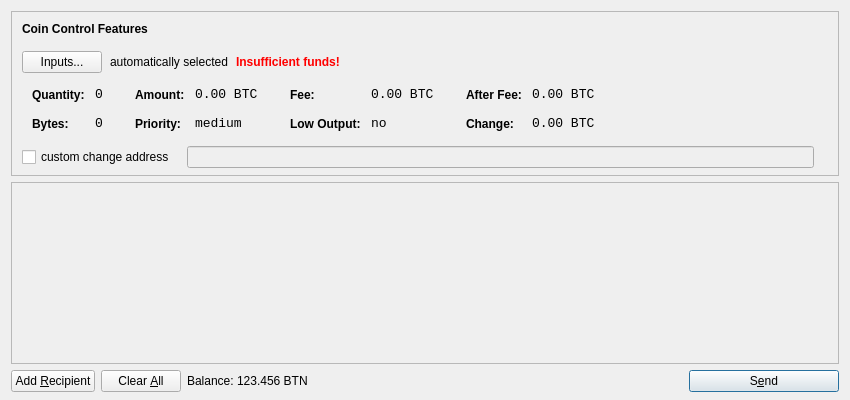
<?xml version="1.0" encoding="UTF-8"?>
<ui version="4.0">
 <class>SendCoinsDialog</class>
 <widget class="QDialog" name="SendCoinsDialog">
  <property name="geometry">
   <rect>
    <x>0</x>
    <y>0</y>
    <width>850</width>
    <height>400</height>
   </rect>
  </property>
  <property name="windowTitle">
   <string>Send Coins</string>
  </property>
  <layout class="QVBoxLayout" name="verticalLayout" stretch="0,1,0">
   <property name="bottomMargin">
    <number>8</number>
   </property>
   <item>
    <widget class="QFrame" name="frameCoinControl">
     <property name="sizePolicy">
      <sizepolicy hsizetype="Expanding" vsizetype="Expanding">
       <horstretch>0</horstretch>
       <verstretch>0</verstretch>
      </sizepolicy>
     </property>
     <property name="maximumSize">
      <size>
       <width>16777215</width>
       <height>16777215</height>
      </size>
     </property>
     <property name="frameShape">
      <enum>QFrame::StyledPanel</enum>
     </property>
     <property name="frameShadow">
      <enum>QFrame::Sunken</enum>
     </property>
     <layout class="QVBoxLayout" name="verticalLayoutCoinControl2">
      <property name="spacing">
       <number>-1</number>
      </property>
      <property name="leftMargin">
       <number>0</number>
      </property>
      <property name="topMargin">
       <number>0</number>
      </property>
      <property name="rightMargin">
       <number>0</number>
      </property>
      <property name="bottomMargin">
       <number>6</number>
      </property>
      <item>
       <layout class="QVBoxLayout" name="verticalLayoutCoinControl" stretch="0,0,0,0,1">
        <property name="spacing">
         <number>0</number>
        </property>
        <property name="leftMargin">
         <number>10</number>
        </property>
        <property name="topMargin">
         <number>10</number>
        </property>
        <item>
         <layout class="QHBoxLayout" name="horizontalLayoutCoinControl1">
          <property name="bottomMargin">
           <number>15</number>
          </property>
          <item>
           <widget class="QLabel" name="labelCoinControlFeatures">
            <property name="sizePolicy">
             <sizepolicy hsizetype="Preferred" vsizetype="Maximum">
              <horstretch>0</horstretch>
              <verstretch>0</verstretch>
             </sizepolicy>
            </property>
            <property name="font">
             <font>
              <weight>75</weight>
              <bold>true</bold>
             </font>
            </property>
            <property name="styleSheet">
             <string notr="true">font-weight:bold;</string>
            </property>
            <property name="text">
             <string>Coin Control Features</string>
            </property>
           </widget>
          </item>
         </layout>
        </item>
        <item>
         <layout class="QHBoxLayout" name="horizontalLayoutCoinControl2" stretch="0,0,0,0">
          <property name="spacing">
           <number>8</number>
          </property>
          <property name="bottomMargin">
           <number>10</number>
          </property>
          <item>
           <widget class="QPushButton" name="pushButtonCoinControl">
            <property name="styleSheet">
             <string notr="true"/>
            </property>
            <property name="text">
             <string>Inputs...</string>
            </property>
           </widget>
          </item>
          <item>
           <widget class="QLabel" name="labelCoinControlAutomaticallySelected">
            <property name="text">
             <string>automatically selected</string>
            </property>
            <property name="margin">
             <number>5</number>
            </property>
           </widget>
          </item>
          <item>
           <widget class="QLabel" name="labelCoinControlInsuffFunds">
            <property name="font">
             <font>
              <weight>75</weight>
              <bold>true</bold>
             </font>
            </property>
            <property name="styleSheet">
             <string notr="true">color:red;font-weight:bold;</string>
            </property>
            <property name="text">
             <string>Insufficient funds!</string>
            </property>
            <property name="margin">
             <number>5</number>
            </property>
           </widget>
          </item>
          <item>
           <spacer name="horizontalSpacerCoinControl">
            <property name="orientation">
             <enum>Qt::Horizontal</enum>
            </property>
            <property name="sizeHint" stdset="0">
             <size>
              <width>40</width>
              <height>1</height>
             </size>
            </property>
           </spacer>
          </item>
         </layout>
        </item>
        <item>
         <widget class="QWidget" name="widgetCoinControl" native="true">
          <property name="sizePolicy">
           <sizepolicy hsizetype="Preferred" vsizetype="Preferred">
            <horstretch>0</horstretch>
            <verstretch>0</verstretch>
           </sizepolicy>
          </property>
          <property name="minimumSize">
           <size>
            <width>0</width>
            <height>0</height>
           </size>
          </property>
          <property name="styleSheet">
           <string notr="true"/>
          </property>
          <layout class="QHBoxLayout" name="horizontalLayoutCoinControl5">
           <property name="margin">
            <number>0</number>
           </property>
           <item>
            <layout class="QHBoxLayout" name="horizontalLayoutCoinControl3" stretch="0,0,0,1">
             <property name="spacing">
              <number>20</number>
             </property>
             <property name="topMargin">
              <number>0</number>
             </property>
             <property name="bottomMargin">
              <number>10</number>
             </property>
             <item>
              <layout class="QFormLayout" name="formLayoutCoinControl1">
               <property name="horizontalSpacing">
                <number>10</number>
               </property>
               <property name="verticalSpacing">
                <number>14</number>
               </property>
               <property name="leftMargin">
                <number>10</number>
               </property>
               <property name="topMargin">
                <number>4</number>
               </property>
               <property name="rightMargin">
                <number>6</number>
               </property>
               <item row="0" column="0">
                <widget class="QLabel" name="labelCoinControlQuantityText">
                 <property name="styleSheet">
                  <string notr="true">font-weight:bold;</string>
                 </property>
                 <property name="text">
                  <string>Quantity:</string>
                 </property>
                 <property name="margin">
                  <number>0</number>
                 </property>
                </widget>
               </item>
               <item row="0" column="1">
                <widget class="QLabel" name="labelCoinControlQuantity">
                 <property name="font">
                  <font>
                   <family>Monospace</family>
                   <pointsize>10</pointsize>
                  </font>
                 </property>
                 <property name="cursor">
                  <cursorShape>IBeamCursor</cursorShape>
                 </property>
                 <property name="contextMenuPolicy">
                  <enum>Qt::ActionsContextMenu</enum>
                 </property>
                 <property name="text">
                  <string notr="true">0</string>
                 </property>
                 <property name="margin">
                  <number>0</number>
                 </property>
                 <property name="textInteractionFlags">
                  <set>Qt::LinksAccessibleByMouse|Qt::TextSelectableByKeyboard|Qt::TextSelectableByMouse</set>
                 </property>
                </widget>
               </item>
               <item row="1" column="0">
                <widget class="QLabel" name="labelCoinControlBytesText">
                 <property name="styleSheet">
                  <string notr="true">font-weight:bold;</string>
                 </property>
                 <property name="text">
                  <string>Bytes:</string>
                 </property>
                </widget>
               </item>
               <item row="1" column="1">
                <widget class="QLabel" name="labelCoinControlBytes">
                 <property name="font">
                  <font>
                   <family>Monospace</family>
                   <pointsize>10</pointsize>
                  </font>
                 </property>
                 <property name="cursor">
                  <cursorShape>IBeamCursor</cursorShape>
                 </property>
                 <property name="contextMenuPolicy">
                  <enum>Qt::ActionsContextMenu</enum>
                 </property>
                 <property name="text">
                  <string notr="true">0</string>
                 </property>
                 <property name="textInteractionFlags">
                  <set>Qt::LinksAccessibleByMouse|Qt::TextSelectableByKeyboard|Qt::TextSelectableByMouse</set>
                 </property>
                </widget>
               </item>
              </layout>
             </item>
             <item>
              <layout class="QFormLayout" name="formLayoutCoinControl2">
               <property name="horizontalSpacing">
                <number>10</number>
               </property>
               <property name="verticalSpacing">
                <number>14</number>
               </property>
               <property name="leftMargin">
                <number>6</number>
               </property>
               <property name="topMargin">
                <number>4</number>
               </property>
               <property name="rightMargin">
                <number>6</number>
               </property>
               <item row="0" column="0">
                <widget class="QLabel" name="labelCoinControlAmountText">
                 <property name="styleSheet">
                  <string notr="true">font-weight:bold;</string>
                 </property>
                 <property name="text">
                  <string>Amount:</string>
                 </property>
                 <property name="margin">
                  <number>0</number>
                 </property>
                </widget>
               </item>
               <item row="0" column="1">
                <widget class="QLabel" name="labelCoinControlAmount">
                 <property name="font">
                  <font>
                   <family>Monospace</family>
                   <pointsize>10</pointsize>
                  </font>
                 </property>
                 <property name="cursor">
                  <cursorShape>IBeamCursor</cursorShape>
                 </property>
                 <property name="contextMenuPolicy">
                  <enum>Qt::ActionsContextMenu</enum>
                 </property>
                 <property name="text">
                  <string notr="true">0.00 BTC</string>
                 </property>
                 <property name="textInteractionFlags">
                  <set>Qt::LinksAccessibleByMouse|Qt::TextSelectableByKeyboard|Qt::TextSelectableByMouse</set>
                 </property>
                </widget>
               </item>
               <item row="1" column="0">
                <widget class="QLabel" name="labelCoinControlPriorityText">
                 <property name="styleSheet">
                  <string notr="true">font-weight:bold;</string>
                 </property>
                 <property name="text">
                  <string>Priority:</string>
                 </property>
                </widget>
               </item>
               <item row="1" column="1">
                <widget class="QLabel" name="labelCoinControlPriority">
                 <property name="font">
                  <font>
                   <family>Monospace</family>
                   <pointsize>10</pointsize>
                  </font>
                 </property>
                 <property name="cursor">
                  <cursorShape>IBeamCursor</cursorShape>
                 </property>
                 <property name="contextMenuPolicy">
                  <enum>Qt::ActionsContextMenu</enum>
                 </property>
                 <property name="text">
                  <string>medium</string>
                 </property>
                 <property name="textInteractionFlags">
                  <set>Qt::LinksAccessibleByMouse|Qt::TextSelectableByKeyboard|Qt::TextSelectableByMouse</set>
                 </property>
                </widget>
               </item>
              </layout>
             </item>
             <item>
              <layout class="QFormLayout" name="formLayoutCoinControl3">
               <property name="horizontalSpacing">
                <number>10</number>
               </property>
               <property name="verticalSpacing">
                <number>14</number>
               </property>
               <property name="leftMargin">
                <number>6</number>
               </property>
               <property name="topMargin">
                <number>4</number>
               </property>
               <property name="rightMargin">
                <number>6</number>
               </property>
               <item row="0" column="0">
                <widget class="QLabel" name="labelCoinControlFeeText">
                 <property name="styleSheet">
                  <string notr="true">font-weight:bold;</string>
                 </property>
                 <property name="text">
                  <string>Fee:</string>
                 </property>
                 <property name="margin">
                  <number>0</number>
                 </property>
                </widget>
               </item>
               <item row="0" column="1">
                <widget class="QLabel" name="labelCoinControlFee">
                 <property name="font">
                  <font>
                   <family>Monospace</family>
                   <pointsize>10</pointsize>
                  </font>
                 </property>
                 <property name="cursor">
                  <cursorShape>IBeamCursor</cursorShape>
                 </property>
                 <property name="contextMenuPolicy">
                  <enum>Qt::ActionsContextMenu</enum>
                 </property>
                 <property name="text">
                  <string notr="true">0.00 BTC</string>
                 </property>
                 <property name="textInteractionFlags">
                  <set>Qt::LinksAccessibleByMouse|Qt::TextSelectableByKeyboard|Qt::TextSelectableByMouse</set>
                 </property>
                </widget>
               </item>
               <item row="1" column="0">
                <widget class="QLabel" name="labelCoinControlLowOutputText">
                 <property name="styleSheet">
                  <string notr="true">font-weight:bold;</string>
                 </property>
                 <property name="text">
                  <string>Low Output:</string>
                 </property>
                </widget>
               </item>
               <item row="1" column="1">
                <widget class="QLabel" name="labelCoinControlLowOutput">
                 <property name="font">
                  <font>
                   <family>Monospace</family>
                   <pointsize>10</pointsize>
                  </font>
                 </property>
                 <property name="cursor">
                  <cursorShape>IBeamCursor</cursorShape>
                 </property>
                 <property name="contextMenuPolicy">
                  <enum>Qt::ActionsContextMenu</enum>
                 </property>
                 <property name="text">
                  <string>no</string>
                 </property>
                 <property name="textInteractionFlags">
                  <set>Qt::LinksAccessibleByMouse|Qt::TextSelectableByKeyboard|Qt::TextSelectableByMouse</set>
                 </property>
                </widget>
               </item>
              </layout>
             </item>
             <item>
              <layout class="QFormLayout" name="formLayoutCoinControl4">
               <property name="horizontalSpacing">
                <number>10</number>
               </property>
               <property name="verticalSpacing">
                <number>14</number>
               </property>
               <property name="leftMargin">
                <number>6</number>
               </property>
               <property name="topMargin">
                <number>4</number>
               </property>
               <property name="rightMargin">
                <number>6</number>
               </property>
               <item row="0" column="0">
                <widget class="QLabel" name="labelCoinControlAfterFeeText">
                 <property name="styleSheet">
                  <string notr="true">font-weight:bold;</string>
                 </property>
                 <property name="text">
                  <string>After Fee:</string>
                 </property>
                 <property name="margin">
                  <number>0</number>
                 </property>
                </widget>
               </item>
               <item row="0" column="1">
                <widget class="QLabel" name="labelCoinControlAfterFee">
                 <property name="font">
                  <font>
                   <family>Monospace</family>
                   <pointsize>10</pointsize>
                  </font>
                 </property>
                 <property name="cursor">
                  <cursorShape>IBeamCursor</cursorShape>
                 </property>
                 <property name="contextMenuPolicy">
                  <enum>Qt::ActionsContextMenu</enum>
                 </property>
                 <property name="text">
                  <string notr="true">0.00 BTC</string>
                 </property>
                 <property name="textInteractionFlags">
                  <set>Qt::LinksAccessibleByMouse|Qt::TextSelectableByKeyboard|Qt::TextSelectableByMouse</set>
                 </property>
                </widget>
               </item>
               <item row="1" column="0">
                <widget class="QLabel" name="labelCoinControlChangeText">
                 <property name="styleSheet">
                  <string notr="true">font-weight:bold;</string>
                 </property>
                 <property name="text">
                  <string>Change:</string>
                 </property>
                </widget>
               </item>
               <item row="1" column="1">
                <widget class="QLabel" name="labelCoinControlChange">
                 <property name="font">
                  <font>
                   <family>Monospace</family>
                   <pointsize>10</pointsize>
                  </font>
                 </property>
                 <property name="cursor">
                  <cursorShape>IBeamCursor</cursorShape>
                 </property>
                 <property name="contextMenuPolicy">
                  <enum>Qt::ActionsContextMenu</enum>
                 </property>
                 <property name="text">
                  <string notr="true">0.00 BTC</string>
                 </property>
                 <property name="textInteractionFlags">
                  <set>Qt::LinksAccessibleByMouse|Qt::TextSelectableByKeyboard|Qt::TextSelectableByMouse</set>
                 </property>
                </widget>
               </item>
              </layout>
             </item>
            </layout>
           </item>
          </layout>
         </widget>
        </item>
        <item>
         <layout class="QHBoxLayout" name="horizontalLayoutCoinControl4" stretch="0,0,0">
          <property name="spacing">
           <number>12</number>
          </property>
          <property name="sizeConstraint">
           <enum>QLayout::SetDefaultConstraint</enum>
          </property>
          <property name="topMargin">
           <number>5</number>
          </property>
          <property name="rightMargin">
           <number>5</number>
          </property>
          <item>
           <widget class="QCheckBox" name="checkBoxCoinControlChange">
            <property name="text">
             <string>custom change address</string>
            </property>
           </widget>
          </item>
          <item>
           <widget class="QLineEdit" name="lineEditCoinControlChange">
            <property name="enabled">
             <bool>false</bool>
            </property>
            <property name="sizePolicy">
             <sizepolicy hsizetype="Expanding" vsizetype="Fixed">
              <horstretch>0</horstretch>
              <verstretch>0</verstretch>
             </sizepolicy>
            </property>
           </widget>
          </item>
          <item>
           <widget class="QLabel" name="labelCoinControlChangeLabel">
            <property name="sizePolicy">
             <sizepolicy hsizetype="Preferred" vsizetype="Expanding">
              <horstretch>0</horstretch>
              <verstretch>0</verstretch>
             </sizepolicy>
            </property>
            <property name="minimumSize">
             <size>
              <width>0</width>
              <height>0</height>
             </size>
            </property>
            <property name="text">
             <string/>
            </property>
            <property name="margin">
             <number>3</number>
            </property>
           </widget>
          </item>
         </layout>
        </item>
        <item>
         <spacer name="verticalSpacerCoinControl">
          <property name="orientation">
           <enum>Qt::Vertical</enum>
          </property>
          <property name="sizeHint" stdset="0">
           <size>
            <width>800</width>
            <height>1</height>
           </size>
          </property>
         </spacer>
        </item>
       </layout>
      </item>
     </layout>
    </widget>
   </item>
   <item>
    <widget class="QScrollArea" name="scrollArea">
     <property name="widgetResizable">
      <bool>true</bool>
     </property>
     <widget class="QWidget" name="scrollAreaWidgetContents">
      <property name="geometry">
       <rect>
        <x>0</x>
        <y>0</y>
        <width>830</width>
        <height>165</height>
       </rect>
      </property>
      <layout class="QVBoxLayout" name="verticalLayout_2">
       <property name="margin">
        <number>0</number>
       </property>
       <item>
        <layout class="QVBoxLayout" name="entries">
         <property name="spacing">
          <number>6</number>
         </property>
        </layout>
       </item>
       <item>
        <spacer name="verticalSpacer">
         <property name="orientation">
          <enum>Qt::Vertical</enum>
         </property>
         <property name="sizeHint" stdset="0">
          <size>
           <width>20</width>
           <height>40</height>
          </size>
         </property>
        </spacer>
       </item>
      </layout>
     </widget>
    </widget>
   </item>
   <item>
    <layout class="QHBoxLayout" name="horizontalLayout">
     <item>
      <widget class="QPushButton" name="addButton">
       <property name="toolTip">
        <string>Send to multiple recipients at once</string>
       </property>
       <property name="text">
        <string>Add &amp;Recipient</string>
       </property>
       <property name="icon">
        <iconset resource="../bitcoin.qrc">
         <normaloff>:/icons/add</normaloff>:/icons/add</iconset>
       </property>
       <property name="autoDefault">
        <bool>false</bool>
       </property>
      </widget>
     </item>
     <item>
      <widget class="QPushButton" name="clearButton">
       <property name="sizePolicy">
        <sizepolicy hsizetype="Minimum" vsizetype="Fixed">
         <horstretch>0</horstretch>
         <verstretch>0</verstretch>
        </sizepolicy>
       </property>
       <property name="toolTip">
        <string>Remove all transaction fields</string>
       </property>
       <property name="text">
        <string>Clear &amp;All</string>
       </property>
       <property name="icon">
        <iconset resource="../bitcoin.qrc">
         <normaloff>:/icons/remove</normaloff>:/icons/remove</iconset>
       </property>
       <property name="autoRepeatDelay">
        <number>300</number>
       </property>
       <property name="autoDefault">
        <bool>false</bool>
       </property>
      </widget>
     </item>
     <item>
      <layout class="QHBoxLayout" name="horizontalLayout_2">
       <property name="spacing">
        <number>3</number>
       </property>
       <item>
        <widget class="QLabel" name="label">
         <property name="text">
          <string>Balance:</string>
         </property>
        </widget>
       </item>
       <item>
        <widget class="QLabel" name="labelBalance">
         <property name="cursor">
          <cursorShape>IBeamCursor</cursorShape>
         </property>
         <property name="text">
          <string>123.456 BTN</string>
         </property>
         <property name="textInteractionFlags">
          <set>Qt::LinksAccessibleByMouse|Qt::TextSelectableByKeyboard|Qt::TextSelectableByMouse</set>
         </property>
        </widget>
       </item>
      </layout>
     </item>
     <item>
      <spacer name="horizontalSpacer">
       <property name="orientation">
        <enum>Qt::Horizontal</enum>
       </property>
       <property name="sizeHint" stdset="0">
        <size>
         <width>40</width>
         <height>20</height>
        </size>
       </property>
      </spacer>
     </item>
     <item>
      <widget class="QPushButton" name="sendButton">
       <property name="minimumSize">
        <size>
         <width>150</width>
         <height>0</height>
        </size>
       </property>
       <property name="toolTip">
        <string>Confirm the send action</string>
       </property>
       <property name="text">
        <string>S&amp;end</string>
       </property>
       <property name="icon">
        <iconset resource="../bitcoin.qrc">
         <normaloff>:/icons/send</normaloff>:/icons/send</iconset>
       </property>
       <property name="default">
        <bool>true</bool>
       </property>
      </widget>
     </item>
    </layout>
   </item>
  </layout>
 </widget>
 <resources>
  <include location="../bitcoin.qrc"/>
 </resources>
 <connections/>
</ui>
